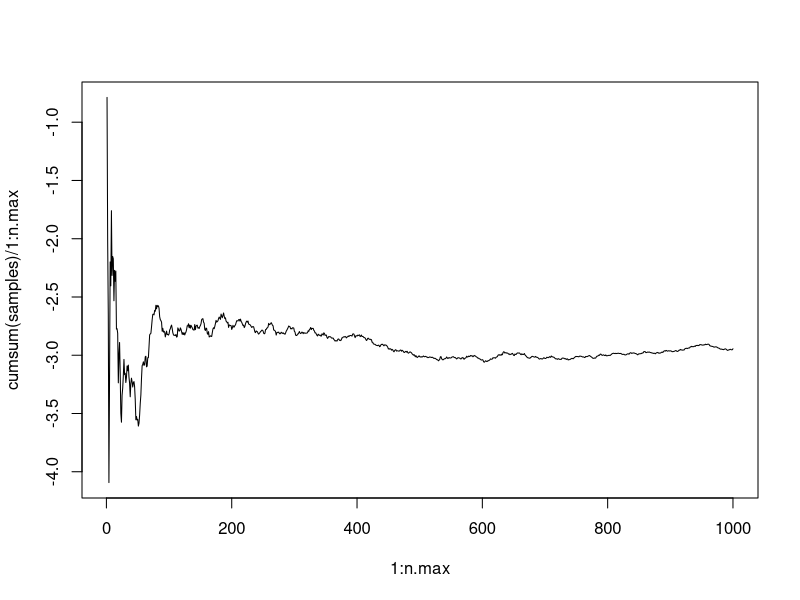
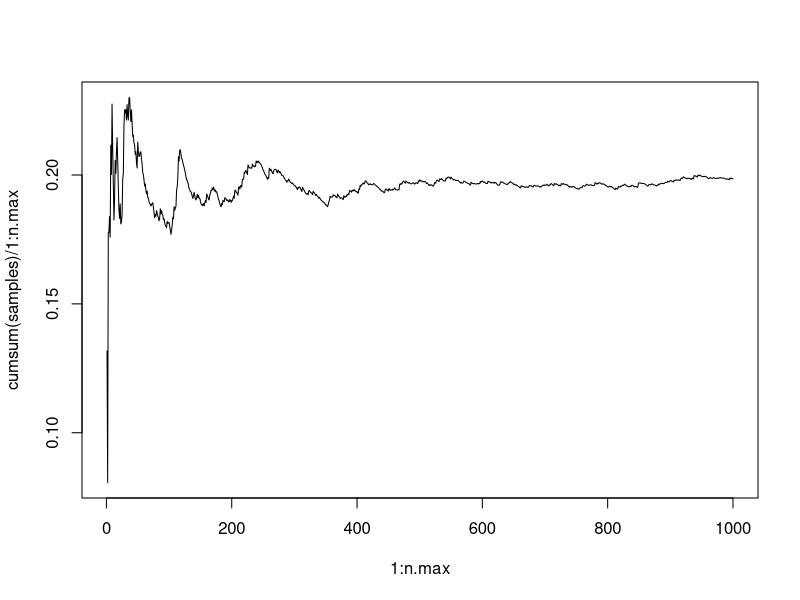
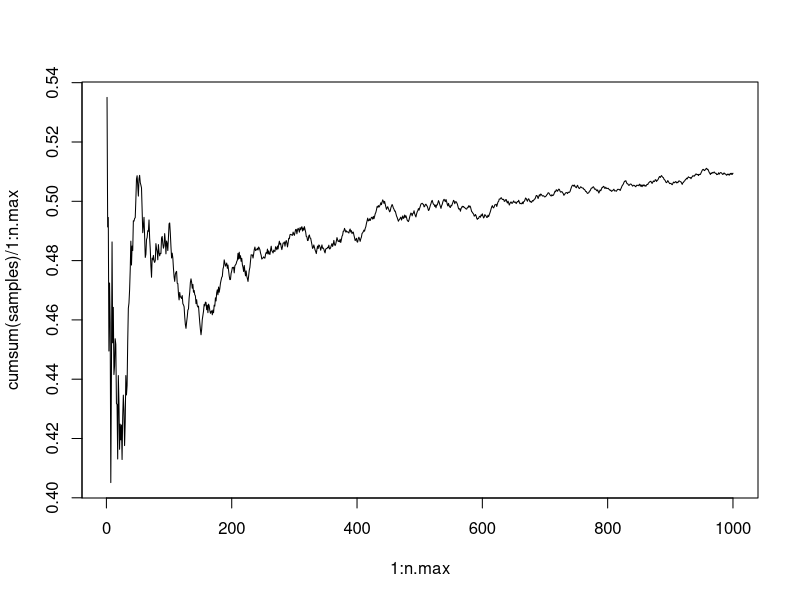
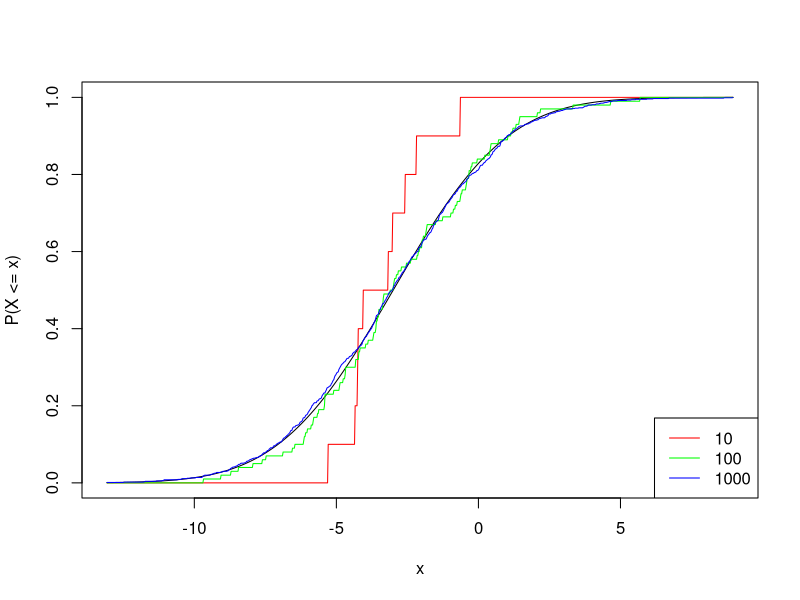
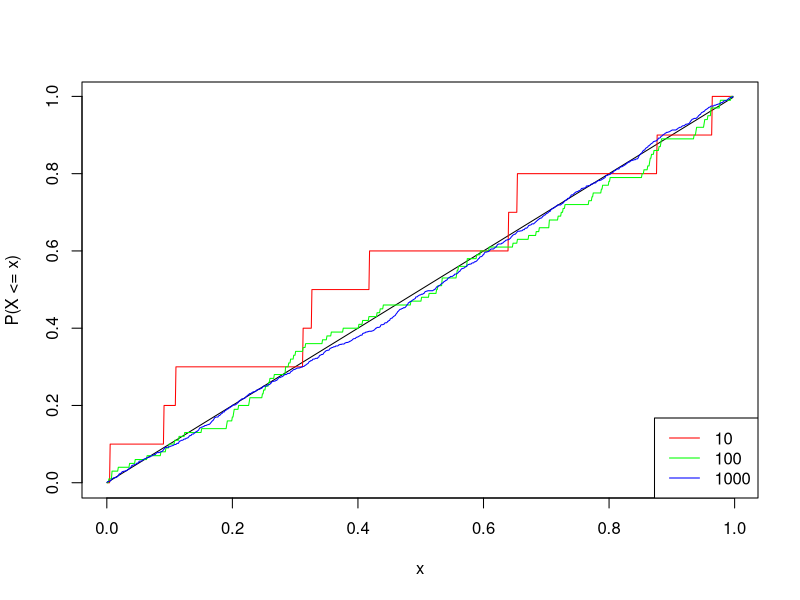
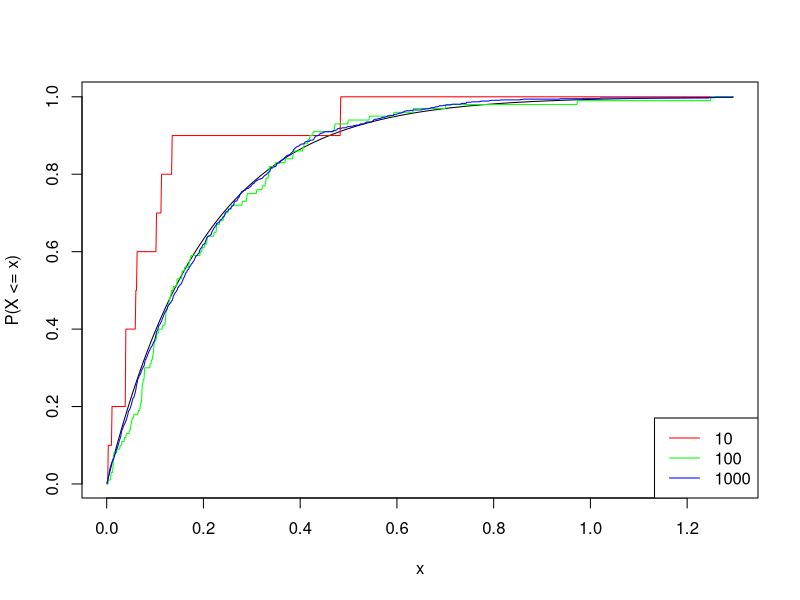
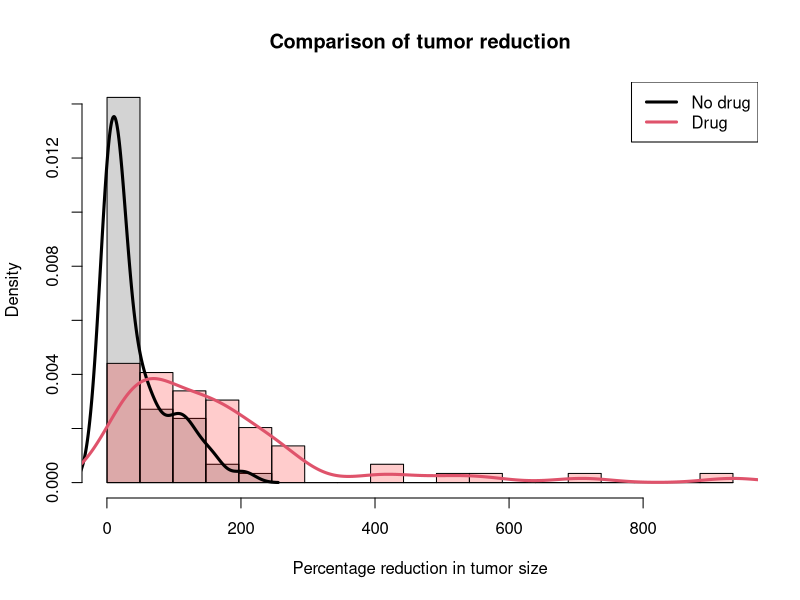
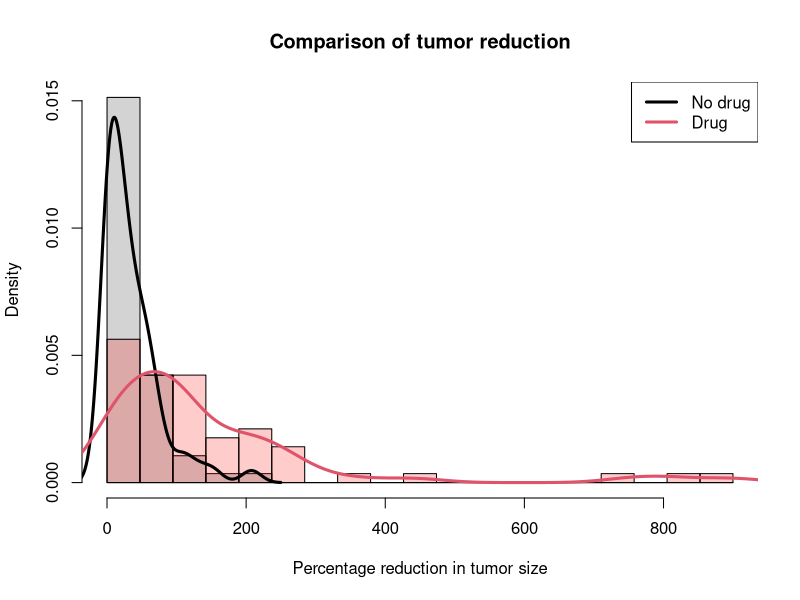

Write the R code that produced these figures, in order.
## ---- chunk 1
# A hook to wrap output based on a linewidth chunk option
# From https://github.com/yihui/knitr-examples/blob/master/077-wrap-output.Rmd
library(knitr)
hook_output = knit_hooks$get('output')
knit_hooks$set(output = function(x, options) {
  # this hook is used only when the linewidth option is not NULL
  if (!is.null(n <- options$linewidth)) {
    x = knitr:::split_lines(x)
    # any lines wider than n should be wrapped
    if (any(nchar(x) > n)) x = strwrap(x, width = n)
    x = paste(x, collapse = '\n')
  }
  hook_output(x, options)
})
opts_chunk$set(cache=TRUE, autodep=TRUE, cache.comments=TRUE, linewidth=79)
## ---- chunk 2
norms <- rnorm(1000)
betas <- rbeta(20, 0.1, 0.1)
chars <- sample(c("A", "G", "C", "T"), 2000, replace = TRUE)
x <- runif(100)
y <- runif(100, 0, x)
df <- data.frame(x, y)
head(norms)
head(betas)
head(chars)
head(df)
## ---- chunk 3
    # plot.cum.means: plot cumulative sample mean as a function of sample size
    # Inputs:
    # - rfun: function which generates random draws
    # - n.max: number of samples to draw
    # Ouptut: none
    plot.cum.means = function(rfun, n.max) {
      samples = rfun(n.max)
      plot(1:n.max, cumsum(samples) / 1:n.max, type = "l")
    }
## ---- chunk 4
norm_draws <- function(n){
  return(rnorm(n, mean = -3, sd = sqrt(10)))
}
exp_draws <- function(n){
  return(rexp(n, rate = 5))
}
beta_draws <- function(n){
  return(rbeta(n, 1, 1))
}
plot.cum.means(norm_draws, 1000)
plot.cum.means(exp_draws, 1000)
plot.cum.means(beta_draws, 1000)
## ---- chunk 5
# plot.ecdf: plots ECDFs along with the true CDF, for varying sample sizes
# Inputs:
# - rfun: function which generates n random draws, when called as rfun(n)
# - pfun: function which calculates the true CDF at x, when called as pfun(x)
# - sizes: a vector of sample sizes
# Output: none

norm_pnorm <- function(n){
  return(pnorm(n, mean = -3, sd = sqrt(10)))
}
exp_pnorm <- function(n){
  return(pexp(n, rate = 5))
}
beta_pnorm <- function(n){
  return(pbeta(n, 1, 1))
}
  
plot.ecdf = function(rfun, pfun, sizes) {
  # Draw the random numbers
  samples = lapply(sizes, rfun)

  # Calculate the grid for the CDF
  grid.min = min(sapply(samples, min))
  grid.max = max(sapply(samples, max))
  grid = seq(grid.min, grid.max, length=1000)

  # Calculate the ECDFs
  ecdfs = lapply(samples, ecdf)
  evals = lapply(ecdfs, function(f) f(grid))

  # Plot the true CDF
  plot(grid, pfun(grid), type="l", col="black", xlab="x", ylab = "P(X <= x)")

  # Plot the ECDFs on top
  n.sizes = length(sizes)
  cols = rainbow(n.sizes)
  for (i in 1:n.sizes) {
    lines(grid, evals[[i]], col=cols[i])
  }
  legend("bottomright", legend=sizes, col=cols, lwd=1)
}

sizes <- c(10, 100, 1000)
plot.ecdf(norm_draws, norm_pnorm, sizes)
plot.ecdf(beta_draws, beta_pnorm, sizes)
plot.ecdf(exp_draws, exp_pnorm, sizes)
## ---- chunk 6
simulate.data <- function(n = 60, mu.drug = 2){
  mu.nodrug <- runif(n, min = 0, max = 1)
  no.drug <- 100 * rexp(n, rate = 1/mu.nodrug)
  drug <- 100 * rexp(n, rate = 1/mu.drug)
  return(list(no.drug = no.drug,
              drug = drug))
}
## ---- chunk 7
results1 <- simulate.data()
head(results1$drug)
head(results1$no.drug)
results2 <- simulate.data()
head(results2$drug)
head(results2$no.drug)
## ---- chunk 8
abs(mean(results1$no.drug) - mean(results2$no.drug))
abs(mean(results1$drug) - mean(results2$drug))
abs(mean(results1$drug) - mean(results1$no.drug))
## ---- chunk 9
plot.data <- function(x){
  # Find the range of all the measurements together, and define breaks
  x.range = range(c(x$no.drug,x$drug))
  breaks = seq(min(x.range), max(x.range), length = 20)
  
  # Produce hist of the non drug measurements, then drug measurements on top
  hist(x$no.drug, breaks = breaks, probability = TRUE, xlim = x.range,
       col = "lightgray", xlab = "Percentage reduction in tumor size", 
       main = "Comparison of tumor reduction")  
  
  # Plot a histogram of the drug measurements, on top
  hist(x$drug, breaks = breaks, probability = TRUE, col = rgb(1,0,0,0.2), add = TRUE) 

  # Draw estimated densities on top, for each dist
  lines(density(x$no.drug), lwd = 3, col = 1)
  lines(density(x$drug), lwd = 3, col = 2)
  legend("topright", legend = c("No drug", "Drug"), lty = 1, lwd = 3, col = 1:2)
}

plot.data(results1)
plot.data(results2)
## ---- chunk 10
plot.data(simulate.data(n = 1000, mu.drug = 1.1))
## ---- chunk 11
simulate.difference <- function(n = 60, mu.drug = 2){
  result <- simulate.data(n = n, mu.drug = mu.drug)
  return(mean(result$drug) - mean(result$no.drug))
}
cat(simulate.difference(), "\n")
cat(simulate.difference(), "\n")
cat(simulate.difference(n = 1000, mu.drug = 10))
## ---- chunk 12
rep.sim <- function(nreps = 200, n = 60, mu.drug = 2, seed = NULL){
  if(!is.null(seed)){
    set.seed(seed)
  }
  sim.objs <- vector(length = nreps, mode = "list")
  for(i in 1:nreps){
    sim.objs[i] <- simulate.difference(n = n, mu.drug = mu.drug)
  }
  return(sum(sim.objs > 100))
}
cat(rep.sim(mu.drug = 1.5))
## ---- chunk 13
results <- vector(length = 96)
for(n in 5:100){
  results[n - 4] <- rep.sim(n = n)
}
plot(5:100, results, xlab = "Sample Size", ylab = "Successes",
     main = "Successes vs. Sample Size")
min(which(results > 190))
## ---- chunk 14
mus <- seq(0, 5, 0.25)
results <- vector(length = length(mus))
for(i in 1:length(mus)){
  results[i] <- rep.sim(n = 20, mu.drug = mus[i])
}
plot(mus, results, xlab="mu.drug", ylab="Successes",
     main="Successes vs. Drug Strength")
mus[min(which(results > 190))]
## ---- chunk 15
new.sim <- function(){
  results <- vector(length = 12)
  for(i in 1:12){
    results[i] <- rep.sim(n = i * 5, mu.drug = 1.5)
  }
  result <- max(results >= 100)
  return(result)
}
results <- vector(length = 200)
for(i in 1:200){
  results[i] <- new.sim()
}
cat(sum(results))
## ---- chunk 16
ab.collect <- function(n, a.mean, a.sd, b.mean, b.sd){
  return(list(a.responses = rnorm(n, a.mean, a.sd),
              b.responses = rnorm(n, b.mean, b.sd)))
}
x <- ab.collect(10, 0, 1, 0, 1)
x$a.responses
x$b.responses
## ---- chunk 17
test.at.end <- function(n, a.mean, a.sd, b.mean, b.sd){
  result <- ab.collect(n, a.mean, a.sd, b.mean, b.sd)
  test <- t.test(result$a.responses, result$b.responses)
  if(test$p.value > 0.05){
    return("Inconclusive")
  }
  else{
    if(mean(result$a.responses) > mean(result$b.responses)){
      return("A")
    }
    else{
      return("B")
    }
  }
}
test.at.end(n = 2000, a.mean = 100, a.sd = 20, b.mean = 104, b.sd = 10)
## ---- chunk 18
# test.at.end(n=2000, a.mean=100, a.sd=20, b.mean=104, b.sd=10)
test.as.you.go <- function(n.per.day, n.days, a.mean, a.sd, b.mean, b.sd){
  results <- vector(length = n.days)
  for(i in 1:n.days){
    results[i] <- test.at.end(n = n.per.day, a.mean = a.mean, a.sd = a.sd,
                              b.mean = b.mean, b.sd = b.sd)
    if(results[i] != "Inconclusive"){
      return(results[i])
    }
  }
  return("Inconclusive")
}
test.as.you.go(n.per.day = 100, n.days = 20,
               a.mean = 100, a.sd = 20,
               b.mean = 104, b.sd = 10)
## ---- chunk 19
results1 <- vector(length = 1000)
for(i in 1:1000){
  results1[i] <- test.at.end(2000, 100, 20, 100, 20)
}

results2 <- vector(length = 1000)
for(i in 1:1000){
  results2[i] <- test.as.you.go(100, 20, 100, 20, 100, 20)
}

sum(results1 == "Inconclusive")
sum(results2 == "Inconclusive")
